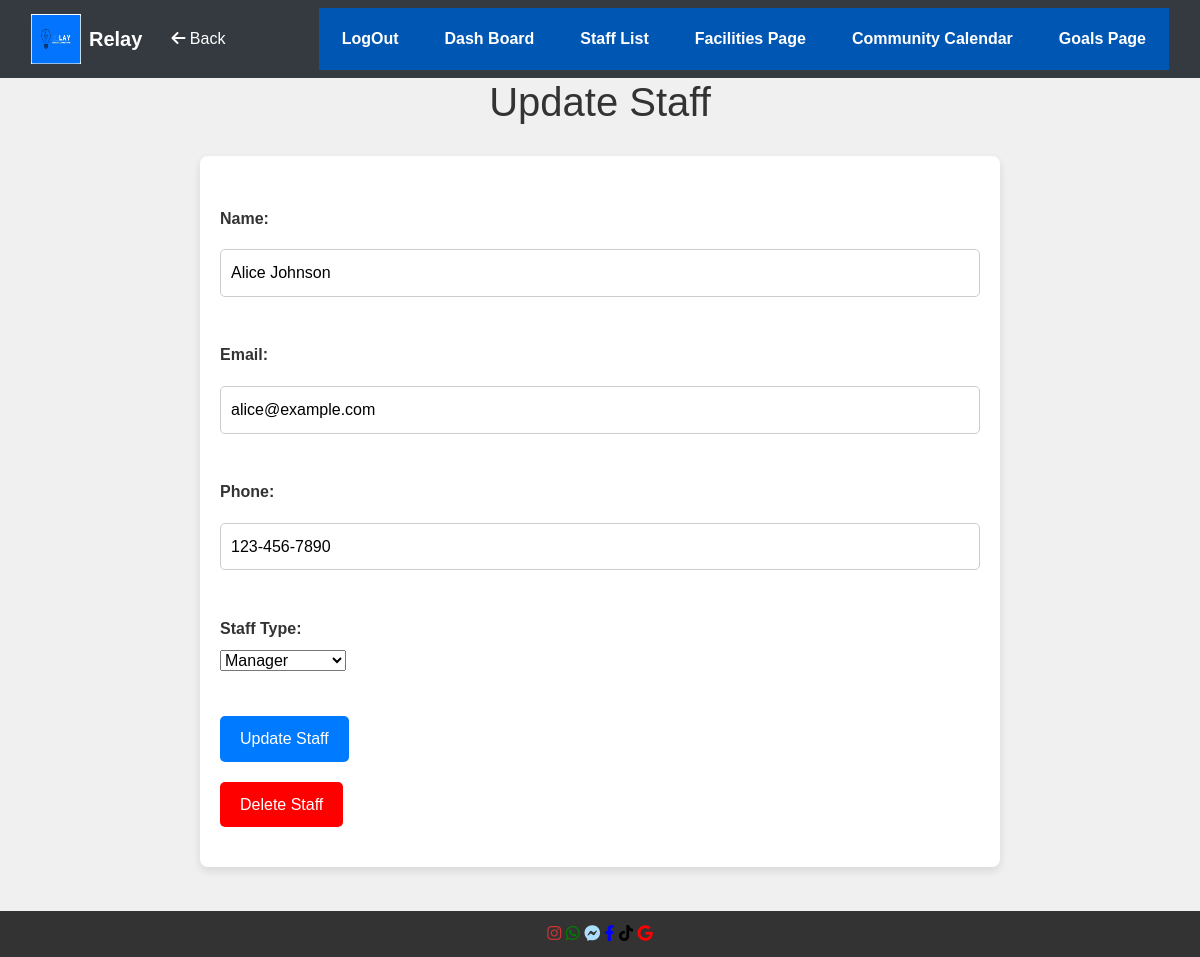
/staffEdit.php?id=1, run on the app's committed database.
### tables this page shows
CREATE TABLE Staff (
                       StaffID INTEGER PRIMARY KEY,
                       Name TEXT NOT NULL,
                       TypeID INTEGER,
                       Email TEXT,
                       Phone TEXT,
                       FOREIGN KEY (TypeID) REFERENCES StaffType(TypeID)
);

CREATE TABLE StaffType (
                           TypeID INTEGER PRIMARY KEY,
                           Type TEXT NOT NULL
);

### staffEdit.php (called while the page is built, shortened)
<?php
require_once 'Models/StaffData.php';
$staffData = new StaffData();
$staff = null;
$staffId = $_SESSION['staffId'];
if ($staffId) {
    $staff = $staffData->getStaffDetails($staffId);
}
$staffTypes = $staffData->getStaffTypes();
include 'Views/staffEdit.phtml';

### Models/Database.php (called while the page is built)
<?php
class Database {
    private static $instance = null;
    private $conn;
    private function __construct() {
        try {
            $this->conn = new PDO('sqlite:' . __DIR__ . '/../dataBase.sqlite');
            $this->conn->setAttribute(PDO::ATTR_ERRMODE, PDO::ERRMODE_EXCEPTION);
        } catch (PDOException $e) {
            die("Database connection failed: " . $e->getMessage());
        }
    }
    public static function getInstance() {
        if (!self::$instance) {
            self::$instance = new Database();
        }
        return self::$instance;
    }
    public function getConnection() {
        return $this->conn;
    }
}

### Models/StaffData.php (called while the page is built, shortened)
<?php
require_once 'Database.php';
class StaffData {
    private $db;
    public function __construct() {
        $this->db = Database::getInstance()->getConnection();
    }
    public function getStaffDetails($staffId) {
        $query = "
            SELECT s.*, st.Type
            FROM Staff s
            INNER JOIN StaffType st ON s.TypeID = st.TypeID
            WHERE s.StaffID = :staffId
        ";
        $stmt = $this->db->prepare($query);
        $stmt->bindParam(':staffId', $staffId, PDO::PARAM_INT);
        $stmt->execute();
        return $stmt->fetch(PDO::FETCH_ASSOC);
    }
    public function getStaffTypes() {
        $query = "SELECT TypeID, Type FROM StaffType";
        $stmt = $this->db->query($query);
        return $stmt->fetchAll(PDO::FETCH_ASSOC);
    }
}

### Views/staffEdit.phtml (the view)
<?php include 'template/header.phtml'; ?>
<h1><?= $staff ? 'Update Staff' : 'Add New Staff' ?></h1>
<div class="staff-edit-container">
    <form method="POST">
        <label for="name">Name:</label>
        <input type="text" name="name" id="name" value="<?= $staff ? htmlspecialchars($staff['Name']) : '' ?>" required><br>
        <label for="email">Email:</label>
        <input type="email" name="email" id="email" value="<?= $staff ? htmlspecialchars($staff['Email']) : '' ?>" required><br>
        <label for="phone">Phone:</label>
        <input type="text" name="phone" id="phone" value="<?= $staff ? htmlspecialchars($staff['Phone']) : '' ?>" required><br>
        <label for="typeId">Staff Type:</label>
        <select name="typeId" id="typeId" required>
            <?php foreach ($staffTypes as $type): ?>
                <option value="<?= $type['TypeID']; ?>" <?= ($staff && $staff['TypeID'] == $type['TypeID']) ? 'selected' : ''; ?>>
                    <?= htmlspecialchars($type['Type']); ?>
                </option>
            <?php endforeach; ?>
        </select><br>
        <button type="submit"><?= $staff ? 'Update Staff' : 'Add Staff' ?></button>
        <?php if ($staff): ?>
            <form method="POST">
                <button type="submit" name="action" value="delete" style="background-color: red; color: white;">Delete Staff</button>
            </form>
        <?php endif; ?>
    </form>
</div>
<?php include 'template/footer.phtml' ?>

### css/styles.css (style rules this page uses)
body, h1, h2, h3, p, ul, li { margin: 0; padding: 0; box-sizing: border-box; }
body { font-family: Arial, sans-serif; background-color: #f0f0f0; color: #333; line-height: 1.6; padding-bottom: 5vw; }
h1 { text-align: center; color: #333; margin-bottom: 20px; }
form { margin: 20px 0; }
form input[type="text"], form input[type="email"], form input[type="number"], form textarea { width: 100%; padding: 10px; margin: 10px 0; border: 1px solid #ccc; border-radius: 5px; }
.staff-edit-container { max-width: 800px; margin: 30px auto; padding: 20px; background-color: #fff; border-radius: 8px; box-shadow: 0 4px 8px rgba(0, 0, 0, 0.1); }
.staff-edit-container form { display: flex; flex-direction: column; align-items: flex-start; }
.staff-edit-container label { font-weight: bold; margin-top: 10px; }
.staff-edit-container input[type="text"], .staff-edit-container input[type="email"] { width: 100%; padding: 10px; margin: 10px 0; border: 1px solid #ccc; border-radius: 5px; }
.staff-edit-container button { background-color: #007BFF; color: white; padding: 10px 20px; border: none; cursor: pointer; border-radius: 5px; margin-top: 20px; }

### data on the page
staff: name "Alice Johnson", email "alice@example.com", phone "123-456-7890", typeId "Manager"
